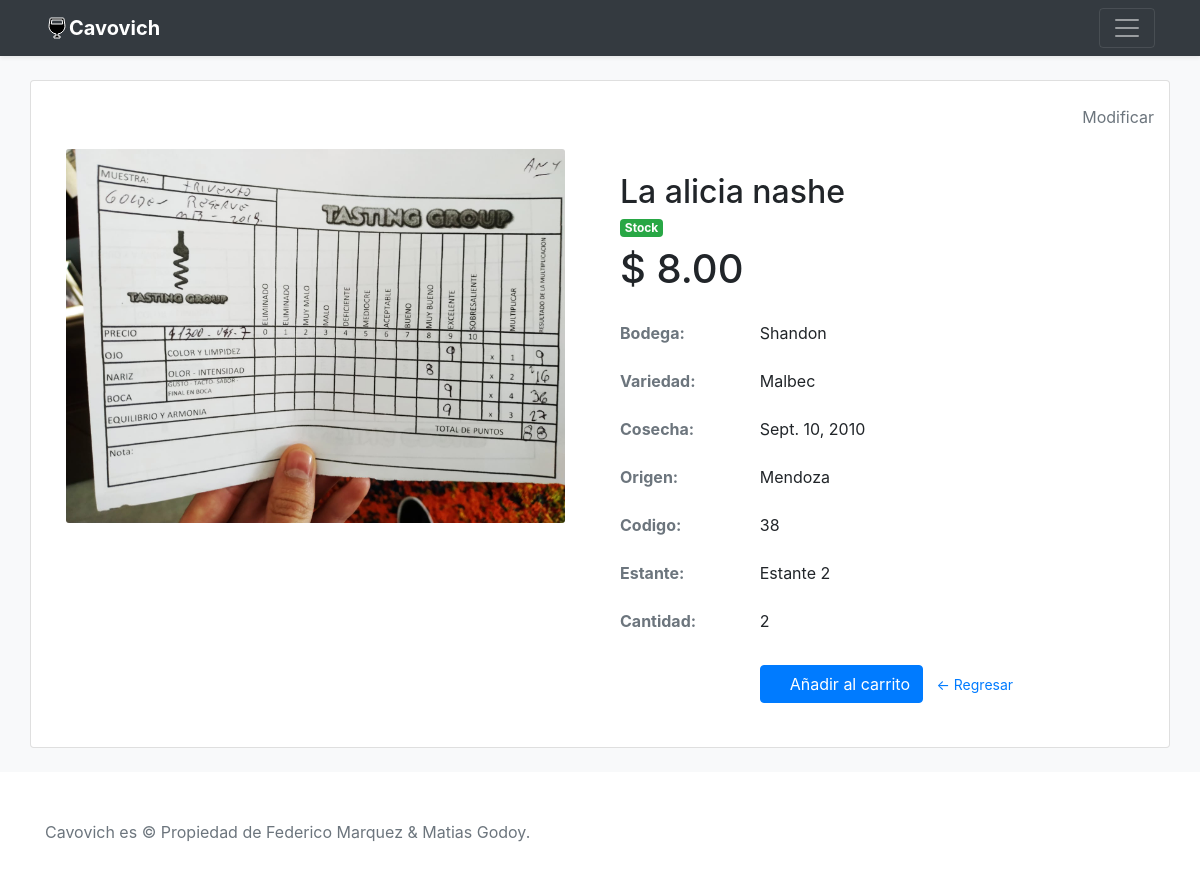
/vino/2, run on an earlier commit of the app's database.
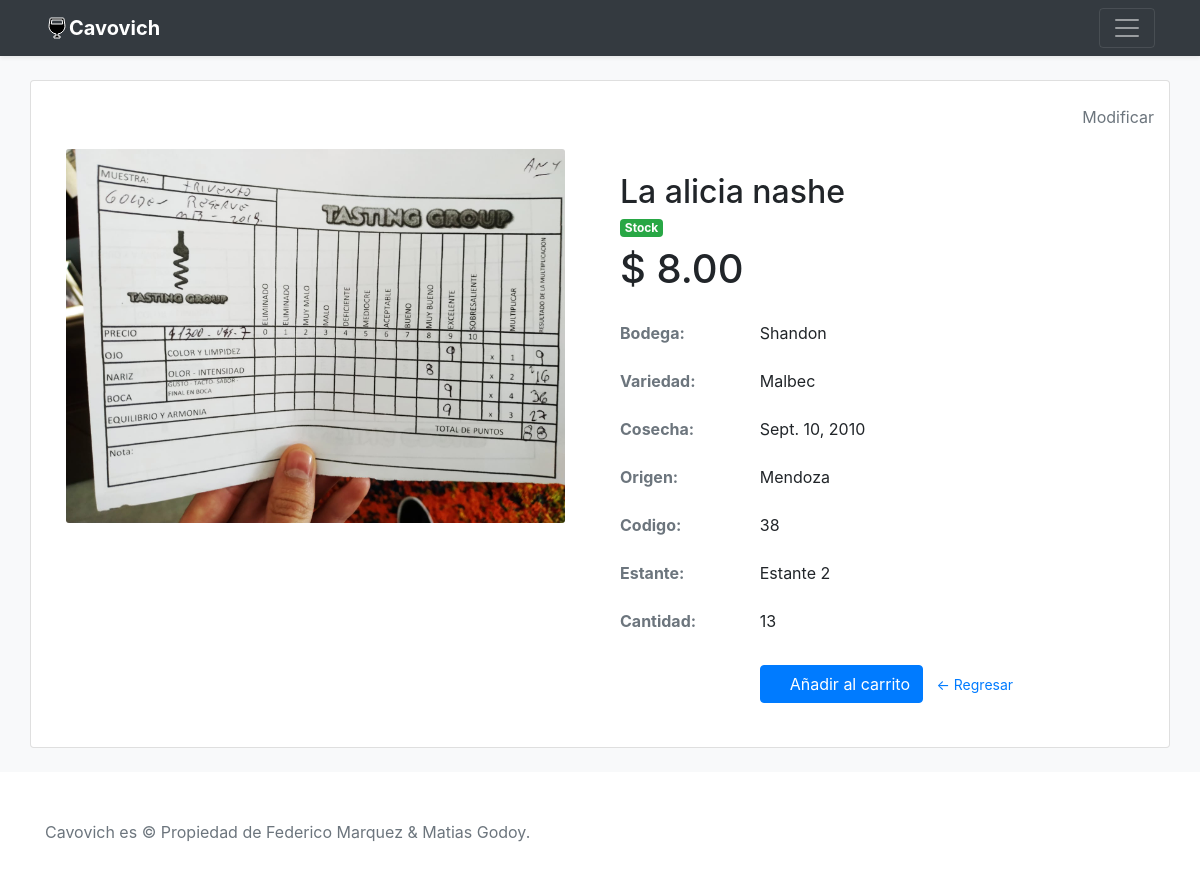
And on a later commit of the database.
### Cavovich/models.py (models this page shows, shortened)
class Vino(models.Model):
    nombre = models.CharField(max_length=100)
    bodega = models.ForeignKey(Bodega, on_delete=CASCADE)
    variedad = models.ForeignKey(Variedad, on_delete=CASCADE)
    cosecha = models.DateField()
    origen = models.ForeignKey(Origen, on_delete=CASCADE)
    cantidad = models.PositiveSmallIntegerField()
    codigo = models.BigIntegerField()
    precio = models.DecimalField(max_digits=8, decimal_places=2)
    estante = models.ForeignKey(Estante, on_delete=CASCADE)
    imagen = models.ImageField(upload_to="catalogo/", blank=True) #se van a guardar en media/catalogo

class Bodega(models.Model):
    bodega = models.CharField(max_length=50)
    def __str__(self) -> str:
        return self.bodega

class Variedad(models.Model):
    variedad = models.CharField(max_length=50)
    def __str__(self) -> str:
        return self.variedad

class Origen(models.Model):
    origen = models.CharField(max_length=50)
    def __str__(self) -> str:
        return self.origen

class Estante(models.Model):
    estante = models.CharField(max_length=50)
    def __str__(self) -> str:
        return self.estante

### Cavovich/views.py (the view)
# urls.py: path('vino/<int:pk>', DetalleVino.as_view()),
class DetalleVino(DetailView):
    model = Vino
    template_name = 'cavovich/wine.html'
    context_object_name = 'vino'

### cart/cart.py (called while the page is built)
    def __len__(self):
        return sum(item['quantity'] for item in self.cart.values())

### cart/context_processors.py (called while the page is built)
def cart(request):
    return {'cart': Cart(request)}

### templates/cavovich/wine.html (shortened to what this page needs)
{% extends 'cavovich/baseIndex.html' %}
{% block content %}
{% load static %}
<main role="main ">
    <div class="bg-light">
        <br>
        <div class="container card bg-white">
            <div  class="text-right">
                <br>
                <a style="cursor: pointer;" onclick="window.location='/update/{{vino.pk}}';">
                    <div class="text-muted">
                        <i class="fas fa-edit"></i> Modificar
                    </div>
                </a>
            </div>
            <div class="row">
                <div class="col-sm-6">
                    <div class="">
                        <div class="card-body">
                            <img src="/media/{{vino.imagen}}" width="300px" class="card-img">
                        </div>
                    </div>
                </div>
                <div class="col-sm-6 card-body">
                        <br>
                        <div class="row">
                            <div class="col-12">
                                <h2 class="card-title">
                                    {{vino.nombre}}
                                <h6 class="card-subtitle mb-2 text-muted">
                                    {% if vino.cantidad > 0 %}
                                        <span class="badge badge-success">Stock</span>
                                    {% else %}
                                        <span class="badge badge-danger">Sin Stock</span>
                                    {% endif %}
                                </h6>
                            </div>
                        </div>
                        <div class="form-group row">
                            <div class="col-sm-8 col-md-9">
                                <h1 class="card-title">$ {{vino.precio}}</span>
                            </div>
                        </div>
                        <div class="form-group row">
                            <label class="col-sm-3 col-md-3 form-control-label text-muted"><b>Bodega:</b></label>
                            <div class="col-sm-9 col-md-9">
                                <p class="card-text">{{vino.bodega}}</p>
                            </div>
                        </div>
                        <div class="form-group row">
                            <label class="col-sm-3 col-md-3 text-muted"><b>Variedad:</b></label>
                            <div class="col-sm-9 col-md-9">
                                <p class="card-text">{{vino.variedad}}</p>
                            </div>
                        </div>
                        <div class="form-group row">
                            <label class="col-sm-3 col-md-3 form-control-label text-muted"><b>Cosecha:</b></label>
                            <div class="col-sm-9 col-md-9">
                                <p class="card-text">{{vino.cosecha}}</p>
                            </div>
                        </div>
                        <div class="form-group row">
                            <label class="col-sm-3 col-md-3 form-control-label text-muted"><b>Origen:</b></label>
                            <div class="col-sm-9 col-md-9">
                                <p class="card-text">{{vino.origen}}</p>
                            </div>
                        </div>
                        <div class="form-group row">
                            <label class="col-sm-3 col-md-3 form-control-label text-muted"><b>Codigo:</b></label>
                            <div class="col-sm-9 col-md-9">
                                <p class="card-text">{{vino.codigo}}</p>
                            </div>
                        </div>
                        <div class="form-group row">
                            <label class="col-sm-3 col-md-3 form-control-label text-muted"><b>Estante:</b></label>
                            <div class="col-sm-9 col-md-9">
                                <p class="card-text">{{vino.estante}}</p>
                            </div>
                        </div>
                        <div class="form-group row">
                            <label for="Quantity" class="col-sm-3 col-md-3 form-control-label text-muted"><b>Cantidad:</b></label>
                            <div class="col-sm-9 col-md-9">
                                <p class="card-text">{{vino.cantidad}}</p>
                            </div>
                        </div>
                        <form class="form-horizontal" action="{% url "cart:cart_add" vino.id %}" method="post">
                            <div class="form-group product-stock product-available row visible">
                                <label class="col-sm-3 col-md-3 form-control-label"></label>
                                <div class="col-sm-8 col-sm-offset-3 col-md-9 col-md-offset-3">
                                    {% if vino.cantidad > 0 %}
                                        <button type="submit" class="btn btn-primary my-2" >
                                            <i class="fas fa-shopping-cart"></i> Añadir al carrito
                                        </button>
                                    {% else %}
                                        <button type="submit" class="btn btn-primary my-2" disabled>
                                            <i class="fas fa-shopping-cart"></i> Añadir al carrito
                                        </button>
                                    {% endif %}
                                    <a href="javascript:history.back()" class="btn btn-link btn-sm" title="Continue Shopping">← Regresar</a>
                                </div>
                            </div>
                        </form>
                </div>
            </div>
        </div>
        <br>
    </div>
</main>
{% endblock %}

### templates/cavovich/baseIndex.html (shortened to what this page needs)
<!DOCTYPE html>
<html lang="es">
    <head>
            {% load static %}
            <link href="{% static 'cavovich/css/bootstrap.min.css' %}" rel="stylesheet" type="text/css">
            <link href="{% static 'plugins/fontawesome/css/all.css' %}" rel="stylesheet" type="text/css">
            <link href="../../static/cavovich/css/index.css" rel="stylesheet">
    </head>
    <body>
        <header>
            <div class="navbar navbar-dark bg-dark shadow-sm">
              <div class="container d-flex justify-content-between">
                <a href="{% url 'inicio' %}" class="navbar-brand d-flex align-items-center">
                  <strong>Cavovich</strong>
                </a>
                <button class="navbar-toggler" type="button" data-toggle="collapse" data-target="#navbarHeader" aria-controls="navbarHeader" aria-expanded="false" aria-label="Toggle navigation">
                  <span class="navbar-toggler-icon"></span>
                </button>
              </div>
            </div>
        </header>
        {% block content %}
        {% endblock content %}
        <footer class="text-muted">
            <div class="container">
              <p class="float-right">
                <a href="#"><i class="fas fa-chevron-up"></i></a>
              </p>
              <p>Cavovich es &copy; Propiedad de Federico Marquez & Matias Godoy.</p>
            </div>
        </footer>
    </body>
</html>

### static/cavovich/css/index.css (style rules this page uses)
footer { padding-top: 3rem; padding-bottom: 3rem; }
footer p { margin-bottom: .25rem; }

What changed in the data, as far as the page shows it:
changed Vino "La alicia nashe": cantidad "2" → "13"
